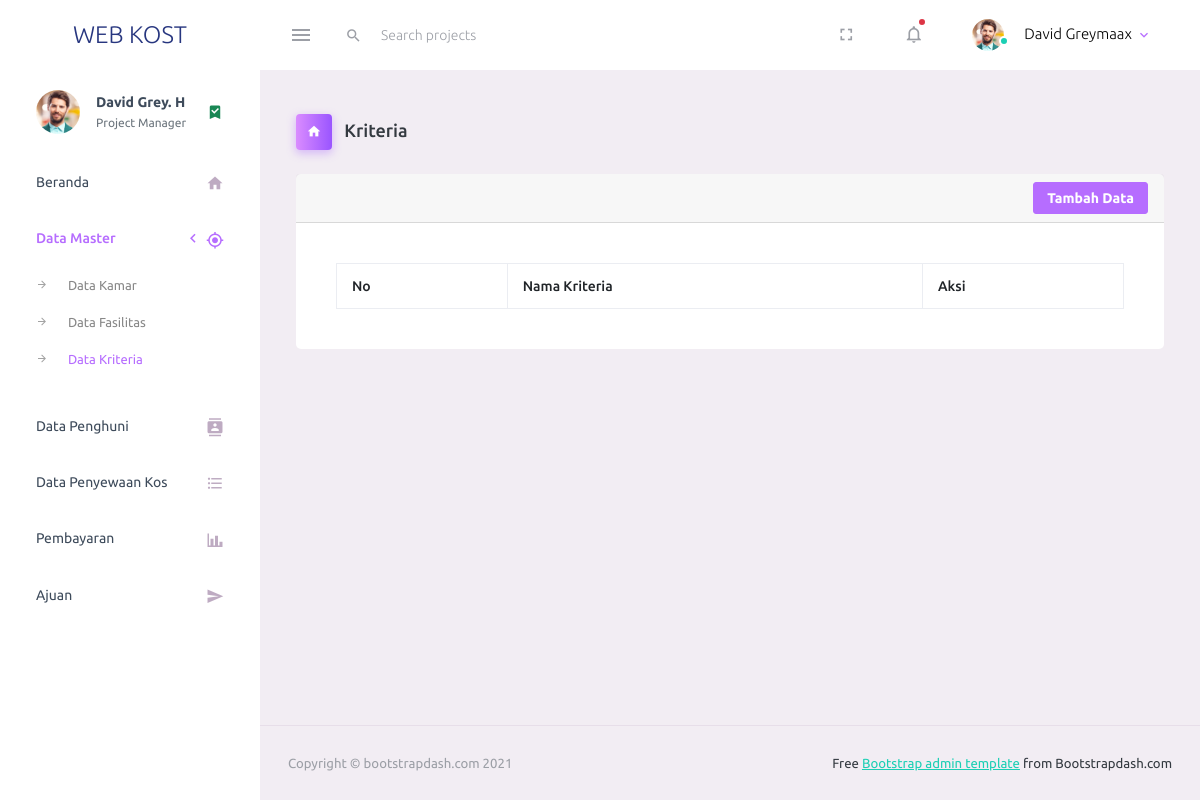
The app's page /index.php/admin/kriteria, older data.
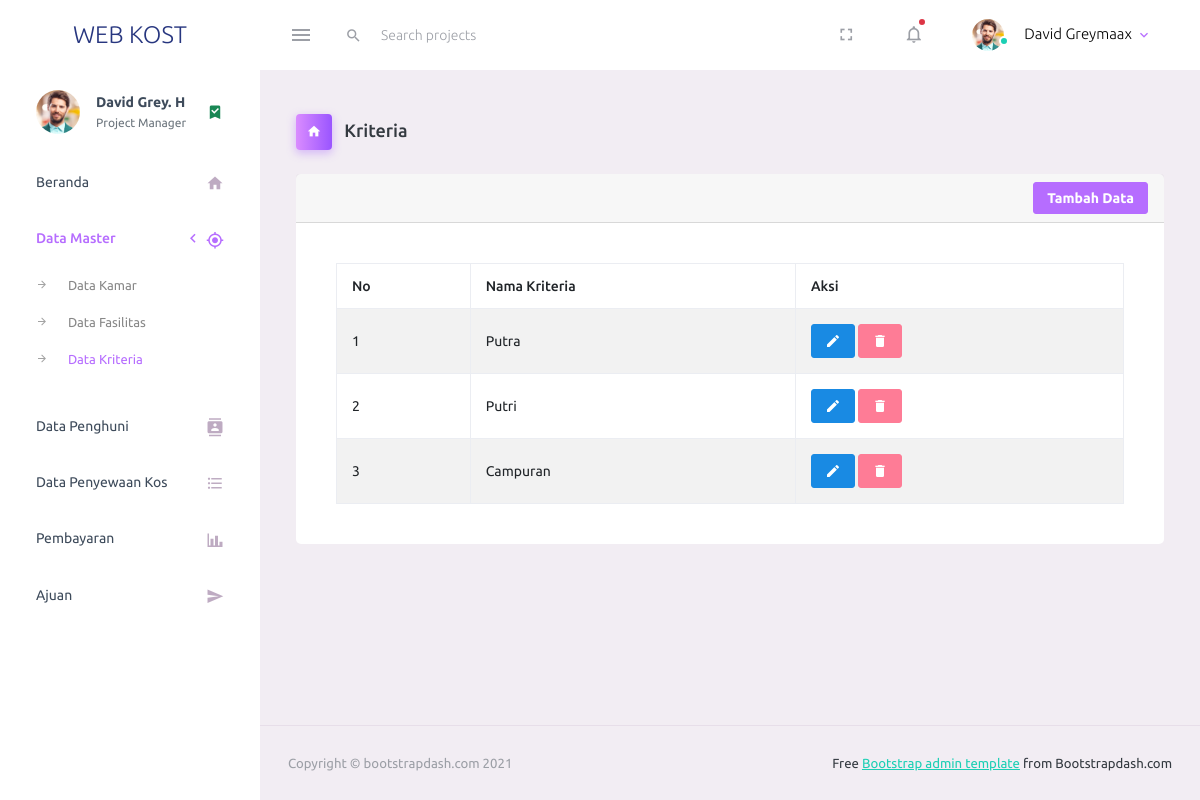
The same page, newer data.
### tables this page shows
CREATE TABLE `tbl_kriteria` (
  `id_kriteria` int(11) NOT NULL,
  `nama` varchar(30) NOT NULL,
  `created_date` datetime NOT NULL DEFAULT current_timestamp()
);

### application/libraries/Template.php (called while the page is built, shortened)
<?php
class Template {
    var $template_data = array();
    function set($name, $value)
    {
        $this->template_data[$name] = $value;
    }
    function load($template = '', $view = '' , $view_data = array(), $return = FALSE)
    {
        $this->CI =& get_instance();
        $this->set('contents', $this->CI->load->view($view, $view_data, TRUE));
        return $this->CI->load->view($template, $this->template_data, $return);
    }
}

### application/controllers/admin/Kriteria.php (called while the page is built, shortened)
<?php
class Kriteria extends CI_Controller {
	public function index()
	{
		$data['title'] = 'Kriteria - Kost';
        $data['master_kriteria'] = $this->kriteria->get_data();
        $this->template->load('admin/v_template', 'admin/master/v_kriteria', $data);
	}
}

### index.php (called while the page is built, shortened)
<?php
require_once BASEPATH.'core/CodeIgniter.php';

### application/models/KriteriaModel.php (called while the page is built, shortened)
<?php
class KriteriaModel extends CI_Model
{
    public function get_data()
    {
        $this->db->select('*');
        $this->db->from('tbl_kriteria');
        $query = $this->db->get()->result();
        return $query;
    }
}

### application/views/admin/master/v_kriteria.php (the view, shortened to what this page needs)
<div class="content-wrapper">
            <div class="page-header">
              <h3 class="page-title">
                <span class="page-title-icon bg-gradient-primary text-white me-2">
                  <i class="mdi mdi-home"></i>
                </span> Kriteria
              </h3>
            </div>
            <div class="row">
              <div class="col-12 grid-margin">
                <div class="card">
                  <div class="card-header">
                      <div class="d-flex justify-content-end">
                        <button class="btn btn-primary btn-sm" type="button" data-bs-toggle="modal" data-bs-target="#modalAddKriteria">Tambah Data</button>
                      </div>
                  </div>
                  <div class="card-body">
                    <div class="table-responsive">
                      <table class="table table-bordered table-striped" id="example">
                        <thead>
                          <tr>
                            <th> No </th>
                            <th> Nama Kriteria</th>
                            <th> Aksi </th>
                          </tr>
                        </thead>
                        <tbody>
                          <?php $no=1; foreach($master_kriteria as $kriteria) : ?>
                          <tr>
                            <td><?= $no++; ?></td>
                            <td><?= $kriteria->nama ?></td>
                            <td>
                                <a href="" data-bs-toggle="modal" data-bs-target="#editkriteria<?= $kriteria->id_kriteria ?>" class="btn btn-info btn-sm"><i class="mdi mdi-pencil"></i></a>
                                <a href="" data-bs-toggle="modal" data-bs-target="#hapuskriteria<?= $kriteria->id_kriteria ?>" class="btn btn-danger btn-sm"><i class="mdi mdi-delete"></i></a>
                            </td>
                          </tr>
                          <?php endforeach; ?>
                        </tbody>
                      </table>
                    </div>
                  </div>
                </div>
              </div>
            </div>
        </div>

Row changes from the older to the newer data that the page shows:
added tbl_kriteria: nama "Putra"
added tbl_kriteria: nama "Putri"
added tbl_kriteria: nama "Campuran"
